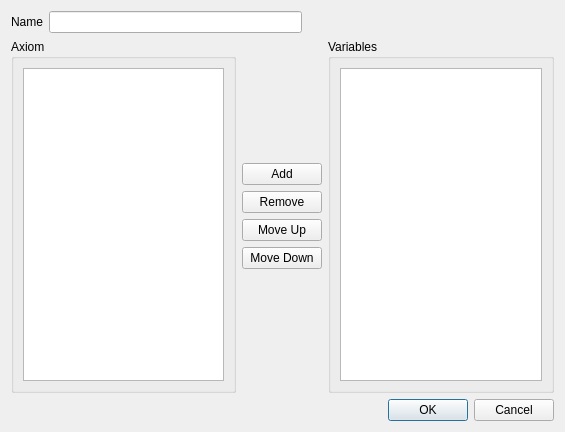
<?xml version="1.0" encoding="UTF-8"?>
<ui version="4.0">
 <class>DialogCreateAxiom</class>
 <widget class="QDialog" name="DialogCreateAxiom">
  <property name="geometry">
   <rect>
    <x>0</x>
    <y>0</y>
    <width>565</width>
    <height>432</height>
   </rect>
  </property>
  <property name="windowTitle">
   <string>Dialog</string>
  </property>
  <layout class="QVBoxLayout" name="verticalLayout_4">
   <item>
    <layout class="QHBoxLayout" name="horizontalLayout">
     <item>
      <widget class="QLabel" name="label">
       <property name="text">
        <string>Name</string>
       </property>
      </widget>
     </item>
     <item>
      <widget class="QLineEdit" name="txtBoxName"/>
     </item>
     <item>
      <spacer name="horizontalSpacer">
       <property name="orientation">
        <enum>Qt::Horizontal</enum>
       </property>
       <property name="sizeHint" stdset="0">
        <size>
         <width>40</width>
         <height>20</height>
        </size>
       </property>
      </spacer>
     </item>
    </layout>
   </item>
   <item>
    <layout class="QHBoxLayout" name="horizontalLayout_2">
     <item>
      <widget class="QGroupBox" name="groupBox">
       <property name="title">
        <string>Axiom</string>
       </property>
       <layout class="QVBoxLayout" name="verticalLayout">
        <item>
         <widget class="QListView" name="axiomView"/>
        </item>
       </layout>
      </widget>
     </item>
     <item>
      <layout class="QVBoxLayout" name="verticalLayout_3">
       <item>
        <spacer name="verticalSpacer">
         <property name="orientation">
          <enum>Qt::Vertical</enum>
         </property>
         <property name="sizeHint" stdset="0">
          <size>
           <width>20</width>
           <height>40</height>
          </size>
         </property>
        </spacer>
       </item>
       <item>
        <widget class="QPushButton" name="btnAdd">
         <property name="text">
          <string>Add</string>
         </property>
        </widget>
       </item>
       <item>
        <widget class="QPushButton" name="btnRemove">
         <property name="text">
          <string>Remove</string>
         </property>
        </widget>
       </item>
       <item>
        <widget class="QPushButton" name="btnMoveUp">
         <property name="text">
          <string>Move Up</string>
         </property>
        </widget>
       </item>
       <item>
        <widget class="QPushButton" name="btnMoveDown">
         <property name="text">
          <string>Move Down</string>
         </property>
        </widget>
       </item>
       <item>
        <spacer name="verticalSpacer_2">
         <property name="orientation">
          <enum>Qt::Vertical</enum>
         </property>
         <property name="sizeHint" stdset="0">
          <size>
           <width>20</width>
           <height>40</height>
          </size>
         </property>
        </spacer>
       </item>
      </layout>
     </item>
     <item>
      <widget class="QGroupBox" name="groupBox_2">
       <property name="title">
        <string>Variables</string>
       </property>
       <layout class="QVBoxLayout" name="verticalLayout_2">
        <item>
         <widget class="QListView" name="variableView"/>
        </item>
       </layout>
      </widget>
     </item>
    </layout>
   </item>
   <item>
    <layout class="QHBoxLayout" name="horizontalLayout_3">
     <item>
      <widget class="QLabel" name="lblErrorMessage">
       <property name="text">
        <string> </string>
       </property>
      </widget>
     </item>
     <item>
      <widget class="QDialogButtonBox" name="buttonBox">
       <property name="orientation">
        <enum>Qt::Horizontal</enum>
       </property>
       <property name="standardButtons">
        <set>QDialogButtonBox::Cancel|QDialogButtonBox::Ok</set>
       </property>
      </widget>
     </item>
    </layout>
   </item>
  </layout>
 </widget>
 <resources/>
 <connections/>
</ui>
